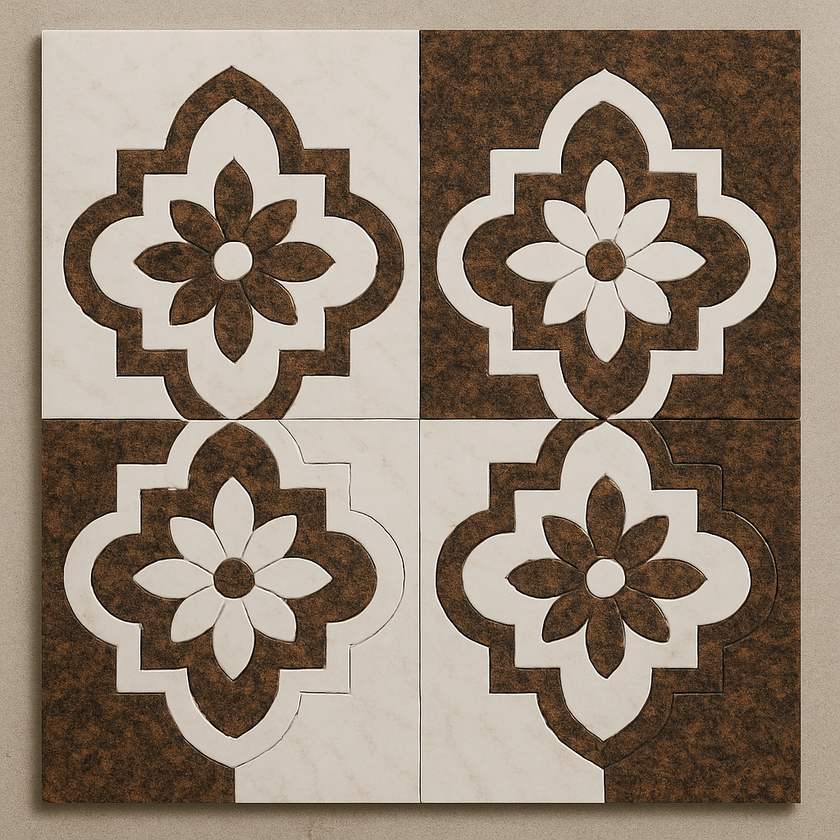
#> input picture data/samples/images/floral_inlay.png, 840 x 840 px, shrunk from 1024 x 1024 before the run, found by its file name
$ python opencv_converter.py
#> lines starting #> are read from the running program, lines starting #| are printed output that depends on the picture; after the words box and inside, x2 and y2 are one past the last pixel; in counts of white or black regions, pixels touching at a corner belong together
"""
OpenCV-based Image to DXF Converter
==================================

Based on the GitHub project: https://github.com/watch3602004/ImageToDxfConverter
Adapted for Python with enhanced features for waterjet analysis.

Key features:
- Binary threshold adjustment (like the original C# version)
- Line pitch control for contour simplification
- Enhanced edge detection with Canny
- Integration with waterjet analysis pipeline
"""

import cv2
import numpy as np
import matplotlib.pyplot as plt
import ezdxf
from shapely.geometry import Polygon
from typing import Tuple, List, Optional, Dict

class OpenCVImageToDXFConverter:
    """OpenCV-based image to DXF converter with adjustable parameters."""

    def __init__(self,
                 binary_threshold: int = 127,
                 line_pitch: float = 1.0,
                 min_area: int = 100,
                 dxf_size: float = 1000.0):
        """
        Initialize converter with parameters similar to the GitHub project.

        Args:
            binary_threshold: Threshold for binary conversion (0-255)
            line_pitch: Line simplification factor (higher = more simplified)
            min_area: Minimum contour area to keep
            dxf_size: Output DXF canvas size in mm
        """
        self.binary_threshold = binary_threshold
        self.line_pitch = line_pitch
        self.min_area = min_area
        self.dxf_size = dxf_size

    def convert_image_to_dxf(self,
                            input_image: str,
                            output_dxf: str,
                            preview_output: Optional[str] = None) -> Dict:
        """
        Convert image to DXF using OpenCV approach.

        Args:
            input_image: Path to input image
            output_dxf: Path to output DXF file
            preview_output: Optional path for preview image

        Returns:
            Dictionary with conversion results and statistics
        """
#> called with input_image = 'samples/floral_inlay.png', output_dxf = 'floral_inlay_opencv_converted.dxf', preview_output = 'opencv_conversion_preview.png'
        # Step 1: Read and preprocess image
        img = cv2.imread(input_image)
#> img is the input picture: shape (840, 840, 3); mean B, G, R 116.2, 131.4, 146.5
        if img is None:
            raise ValueError(f"Could not load image: {input_image}")

        gray = cv2.cvtColor(img, cv2.COLOR_BGR2GRAY)
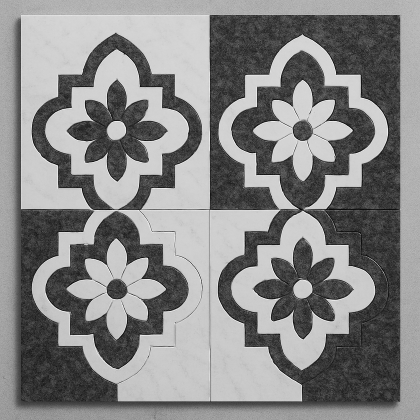
#> gray: shape (840, 840) (shown at 1/2 size); min 0, max 255, mean 134.2

        # Apply Gaussian blur for noise reduction
        blur = cv2.GaussianBlur(gray, (5, 5), 0)

        # Binary thresholding (key feature from GitHub project)
        _, thresh = cv2.threshold(blur, self.binary_threshold, 255, cv2.THRESH_BINARY)
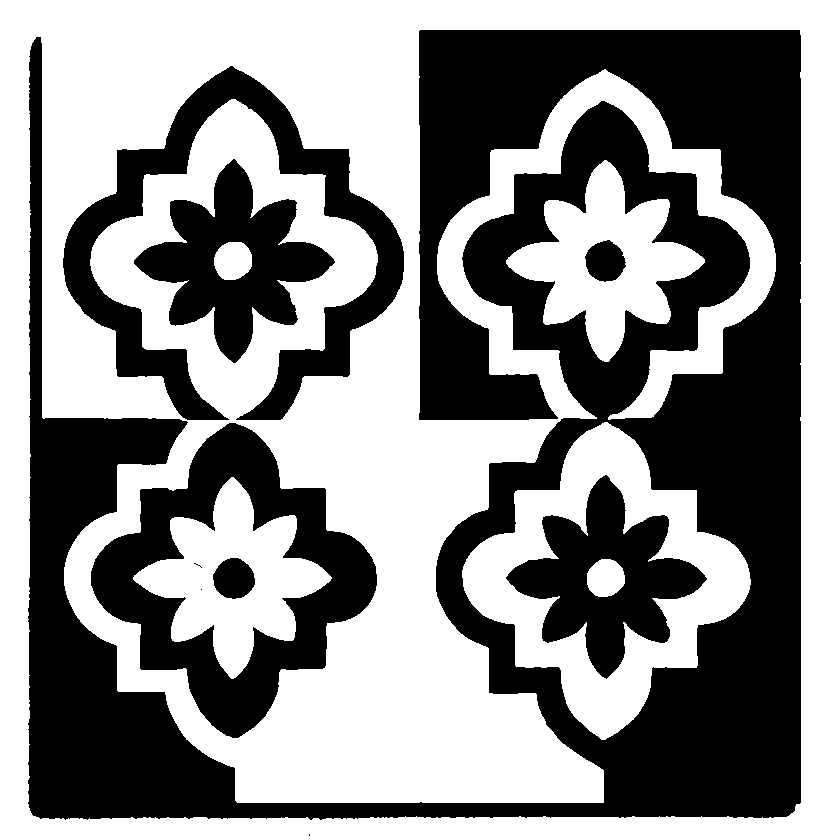
#> thresh: shape (840, 840); 54.5% white; 10 black regions (3 under 20 px), largest, box (x1, y1, x2, y2) and area: (28, 30, 801, 820) 224189, (91, 423, 377, 738) 31628, (63, 66, 404, 420) 27454

        # Optional: Apply Canny edge detection for better edge detection
        edges = cv2.Canny(blur, 50, 150)
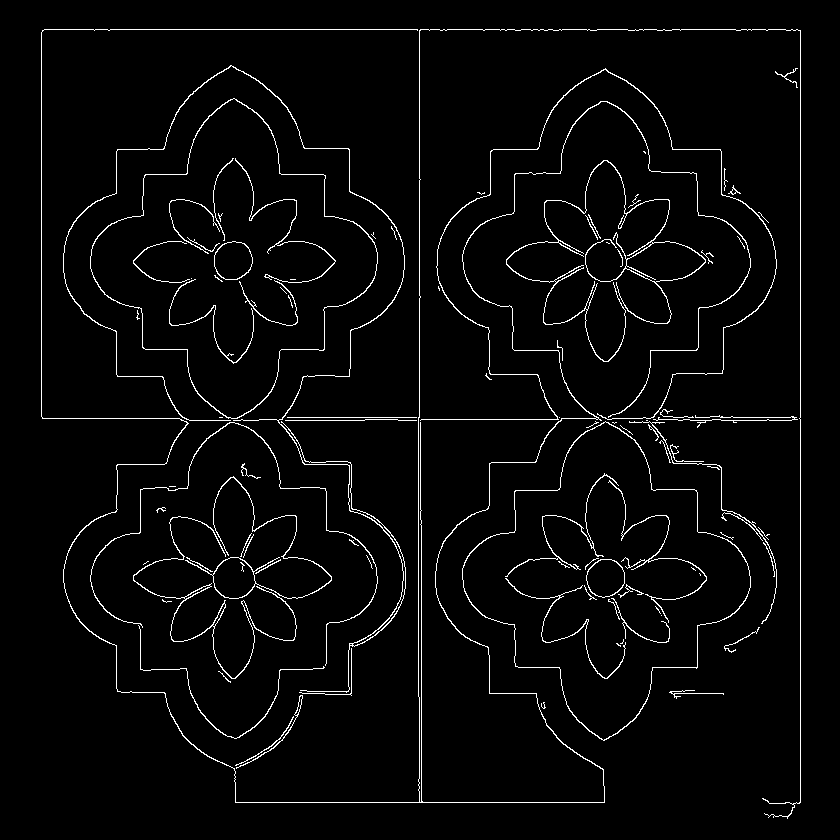
#> edges: shape (840, 840); 3.1% white in thin lines or dots, all inside (x1, y1, x2, y2) = (41, 29, 801, 819)

        return self._process_contours(img, thresh, edges, output_dxf, preview_output, input_image)

    def _process_contours(self, img, thresh, edges, output_dxf, preview_output, input_image):
        """Process contours and generate DXF."""
#> called with output_dxf = 'floral_inlay_opencv_converted.dxf', preview_output = 'opencv_conversion_preview.png', input_image = 'samples/floral_inlay.png'

        # Morphological filtering to clean noise
        kernel = np.ones((5,5), np.uint8)
        thresh = cv2.morphologyEx(thresh, cv2.MORPH_OPEN, kernel)
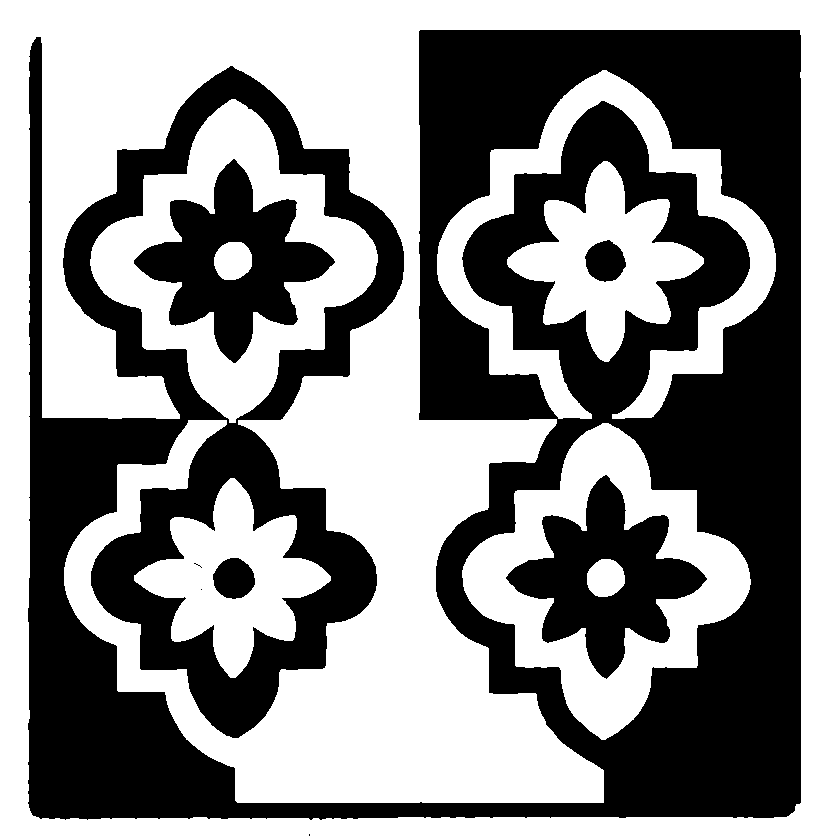
#> thresh: shape (840, 840); 54.5% white; 8 black regions (3 under 20 px), largest, box (x1, y1, x2, y2) and area: (28, 30, 801, 820) 283580, (134, 159, 335, 363) 17610, (506, 475, 707, 679) 17602, (213, 558, 255, 599) 1306, (585, 240, 626, 282) 1260
        thresh = cv2.morphologyEx(thresh, cv2.MORPH_CLOSE, kernel)
#> thresh: shape (840, 840); 54.5% white; 6 black regions

        # Find contours
        contours, _ = cv2.findContours(thresh, cv2.RETR_TREE, cv2.CHAIN_APPROX_SIMPLE)
#> contours = 12 contours; largest, box (x1, y1, x2, y2) and area: (0, 0, 840, 840) 703921, (27, 29, 802, 820) 324440, (90, 422, 378, 739) 50572, (462, 423, 751, 740) 49156, (134, 160, 335, 363) 19132

        # Filter contours by area
        initial_count = len(contours)
#> initial_count = 12
        contours = [c for c in contours if cv2.contourArea(c) > self.min_area]

        print(f"Found {initial_count} contours initially")
#| Found 12 contours initially
        print(f"Kept {len(contours)} contours after filtering")
#| Kept 12 contours after filtering

        # Scale contours to DXF size
        scaled_contours = self._scale_contours(contours)

        # Generate DXF
        self._generate_dxf(scaled_contours, output_dxf)

        # Generate preview if requested
        if preview_output:
            self._generate_preview(img, thresh, scaled_contours, preview_output)

        # Analyze results
        polygons = [Polygon(pts) for pts in scaled_contours if len(pts) >= 3]
        outer_count = sum(1 for p in polygons if p.exterior.is_ccw)
        inner_count = len(polygons) - outer_count

        return {
            "success": True,
            "input_image": input_image,
            "output_dxf": output_dxf,
            "contours_found": initial_count,
            "contours_kept": len(contours),
            "polygons": len(polygons),
            "outer_polygons": outer_count,
            "inner_polygons": inner_count,
            "dxf_size": self.dxf_size
        }

    def _scale_contours(self, contours):
        """Scale contours to DXF size."""
        if not contours:
            return []

        # Flatten all points to find bounds
        all_points = np.vstack([c.reshape(-1, 2) for c in contours])
#> all_points = 4122 pairs, first value 0 to 839, second value 0 to 839
        x_min, y_min = np.min(all_points, axis=0)
#> x_min = 0; y_min = 0
        x_max, y_max = np.max(all_points, axis=0)
#> x_max = 839; y_max = 839

        scale_x = self.dxf_size / (x_max - x_min)
#> scale_x = 1.19
        scale_y = self.dxf_size / (y_max - y_min)
#> scale_y = 1.19
        scale = min(scale_x, scale_y)  # keep aspect ratio
#> scale = 1.19

        def scale_contour(cnt):
            pts = cnt.reshape(-1, 2)
            pts = (pts - [x_min, y_min]) * scale
#> pts = [[0, 0], [0, 1000], [1000, 1000], [1000, 0]]
            return pts

        return [scale_contour(c) for c in contours]
#> in _process_contours, `scaled_contours = self._scale_contours(contours)`: scaled_contours = 12 items

    def _generate_dxf(self, scaled_contours, output_dxf):
        """Generate DXF file."""
#> called with output_dxf = 'floral_inlay_opencv_converted.dxf'
        doc = ezdxf.new()
        msp = doc.modelspace()

        for pts in scaled_contours:
            if len(pts) > 1:
                msp.add_lwpolyline(pts, close=True)
#> this loop made 12 passes
#> pts on pass 1: [[0, 0], [0, 1000], [1000, 1000], [1000, 0]]

        doc.saveas(output_dxf)
        print(f"DXF saved: {output_dxf}")

    def _generate_preview(self, img, thresh, scaled_contours, preview_output):
        """Generate preview image."""
#> called with preview_output = 'opencv_conversion_preview.png'
        fig, axes = plt.subplots(1, 3, figsize=(15, 5))

        # Original image
        axes[0].imshow(cv2.cvtColor(img, cv2.COLOR_BGR2RGB))
        axes[0].set_title("Original Image")
        axes[0].axis('off')

        # Thresholded image
        axes[1].imshow(thresh, cmap='gray')
        axes[1].set_title(f"Binary Threshold ({self.binary_threshold})")
        axes[1].axis('off')

        # DXF preview
        for pts in scaled_contours:
            if len(pts) > 1:
                x, y = pts[:,0], pts[:,1]
                axes[2].plot(x, -y, 'k-', linewidth=1)
#> this loop made 12 passes
#> (pts, y) on pass 1: ([[0, 0], [0, 1000], [1000, 1000], [1000, 0]], [0, 1000, 1000, 0])
        axes[2].set_title("DXF Preview")
        axes[2].set_aspect('equal')
        axes[2].grid(True, alpha=0.3)

        plt.tight_layout()
        plt.savefig(preview_output, dpi=150, bbox_inches='tight')
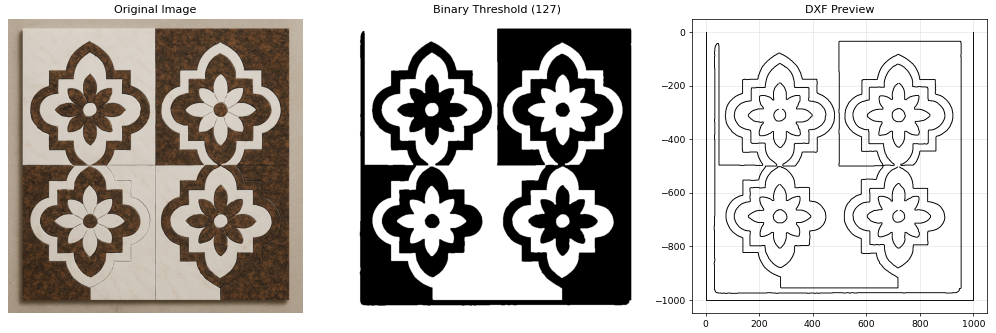
#> figure drawn by matplotlib, 3 panels
        plt.close()
        print(f"Preview saved: {preview_output}")


def main():
    """Example usage of the OpenCV converter."""
    converter = OpenCVImageToDXFConverter(
        binary_threshold=127,  # Adjustable like the GitHub project
        line_pitch=1.0,       # Line simplification factor
        min_area=100,         # Minimum contour area
        dxf_size=1000.0       # Output DXF size in mm
    )

    # Convert image to DXF
    result = converter.convert_image_to_dxf(
        input_image="samples/floral_inlay.png",
        output_dxf="floral_inlay_opencv_converted.dxf",
        preview_output="opencv_conversion_preview.png"
    )
#> in _process_contours, `outer_count = sum(1 for p in polygons if p.exterior.is_ccw)`: outer_count = 6
#> result = 9 items

    print("\nConversion Results:")
    for key, value in result.items():
        print(f"  {key}: {value}")
#> this loop made 9 passes
#> (key, value) on passes 1 to 8: ('success', True), ('input_image', 'samples/floral_inlay.png'), ('output_dxf', 'floral_inlay_opencv_converted.dxf'), ('contours_found', 12), ('contours_kept', 12), ('polygons', 12), ('outer_polygons', 6), ('inner_polygons', 6)
#> (printed output is left out)


if __name__ == "__main__":
    main()
